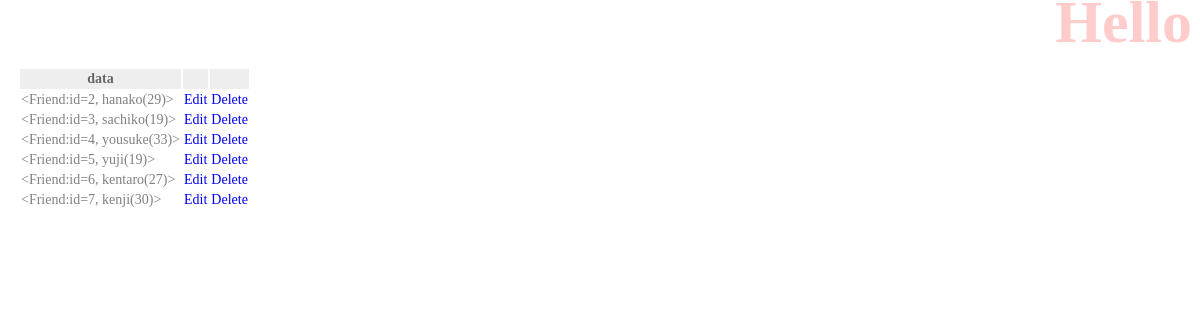
/hello/, run on the app's committed database.
### hello/models.py (models this page shows)
class Friend(models.Model):
    name = models.CharField(max_length=100)
    mail = models.EmailField(max_length=200)
    gender = models.BooleanField()
    age = models.IntegerField(default=0)
    birthday = models.DateField()
    def __str__(self):
        return '<Friend:id=' + str(self.id) + ', ' + \
            self.name + '(' + str(self.age) + ')>'

### hello/views.py (the view)
# urls.py: path('', views.index, name='index'),
def index(request):
    data = Friend.objects.all()
    params = {
            'title': 'Hello',
            'data': data,
        }
    """
    if (request.method == 'POST'):
        num=request.POST['id']
        item = Friend.objects.get(id=num)
        params['data'] = [item]
        params['form'] = HelloForm(request.POST)
    else:
        params['data'] = Friend.objects.all()
    """
    return render(request, 'hello/index.html', params)

### hello/templates/hello/index.html (shortened to what this page needs)
{% load static %}
<!doctype html>
<html lang="ja">
<head>
    <link rel="stylesheet" type="text/css" href="{% static 'hello/css/style.css' %}" />
</head>
<body>
    <h1>{{title}}</h1>
    <table>
        <tr>
            <th>data</th>
            <th></th>
            <th></th>
        </tr>
    {% for item in data %}
        <tr>
            <td>{{item}}</td>
            <td><a href="{% url 'edit' item.id %}">Edit</a></td>
            <td><a href="{% url 'delete' item.id %}">Delete</a></td>
        </tr>
    {% endfor %}
    </table>
</body>
</html>

### hello/static/hello/css/style.css (style rules this page uses)
body { color:gray; font-size:16px; }
h1 { color:red; opacity:0.2; font-size:60px; margin-top:-20px; margin-bottom:0px; text-align:right; }
a { color:blue; text-decoration:none; }
table { margin:10px; font-size:14px; }
table tr th { background-color:blue; color:white; padding:2px 10px; border-size:2px; }
table tr th { background-color:#eee; color:#666; padding:2px 10px; border-size:2px; }

### data on the page
Friend: id+name+age "<Friend:id=2, hanako(29)>"
Friend: id+name+age "<Friend:id=3, sachiko(19)>"
Friend: id+name+age "<Friend:id=4, yousuke(33)>"
Friend: id+name+age "<Friend:id=5, yuji(19)>"
Friend: id+name+age "<Friend:id=6, kentaro(27)>"
Friend: id+name+age "<Friend:id=7, kenji(30)>"
